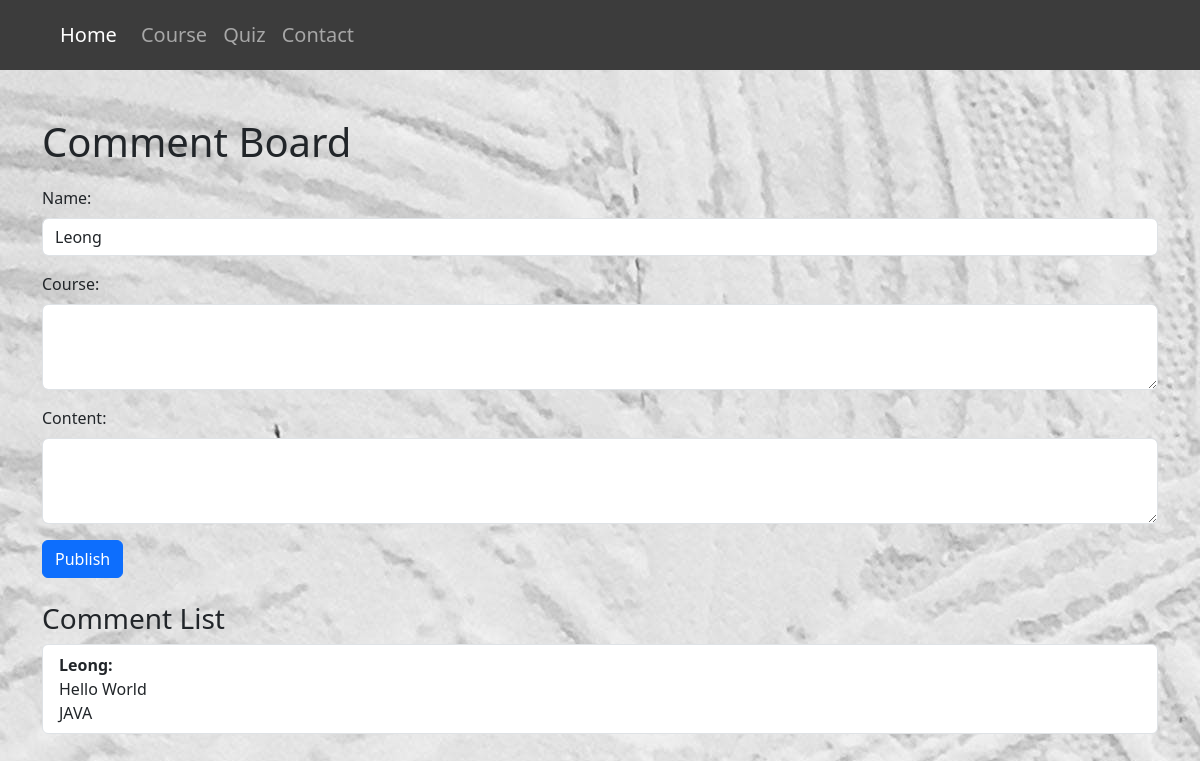
The page /Website/Comment/Comment.php (signed in) on the database its author committed.
### tables this page shows
CREATE TABLE `users` (
  `UserID` int NOT NULL,
  `UserName` varchar(100) DEFAULT NULL,
  `PasswordHash` varchar(100) DEFAULT NULL,
  `Email` varchar(100) DEFAULT NULL,
  `ContactNumber` varchar(100) DEFAULT NULL
);

CREATE TABLE `comments` (
  `CommentID` int NOT NULL,
  `UserID` int DEFAULT NULL,
  `UserName` varchar(100) DEFAULT NULL,
  `CourseName` varchar(100) DEFAULT NULL,
  `Content` varchar(100) DEFAULT NULL,
  `PostDate` varchar(100) DEFAULT NULL
);

### Website/Comment/Comment.php (the view, shortened to what this page needs)
<?php
include 'index.php';
$sql = "SELECT * FROM comments ORDER BY PostDate DESC";
$result = $conn->query($sql);
function getUsernameFromUserID($conn, $userID)
{
    $userID = mysqli_real_escape_string($conn, $userID);
    $query = "SELECT UserName FROM users WHERE UserID = '$userID'";
    $result = mysqli_query($conn, $query);
    if ($result && mysqli_num_rows($result) > 0) {
        $row = mysqli_fetch_assoc($result);
        return $row['UserName'];
    } else {
        return '';
    }
}
?>
<!DOCTYPE html>
<html lang="en">
<head>
    <link href="https://cdn.jsdelivr.net/npm/bootstrap@5.3.0/dist/css/bootstrap.min.css" rel="stylesheet">
</head>
<body style="background-image: url(../img/comment.jpg);">
    <nav class="navbar navbar-expand-lg navbar-dark" style="background-color: rgb(60, 60, 60); padding: 1% 4%;">
        <div class="container">
            <a class="navbar-brand" href="../MainPage/MainPage.php">Home</a>
            <div class="collapse navbar-collapse" id="navbarNav">
                <ul class="navbar-nav ml-auto">
                    <li class="nav-item">
                        <a class="nav-link" href="../Course/CoursePage.php" style="font-size: 20px;">Course</a>
                    </li>
                    <li class="nav-item">
                        <a class="nav-link" href="../Quiz/QuizList.php" style="font-size: 20px;">Quiz</a>
                    </li>
                    <li class="nav-item">
                        <a class="nav-link" href="../ContactUs/ContactUs.php" style="font-size: 20px;">Contact</a>
                    </li>
                </ul>
            </div>
        </div>
    </nav>
    <div class="container">
        <h1 class="mt-5">Comment Board</h1>
        <div class="comment-box">
            <form id="commentForm" action="index.php" method="post">
                <div class="mb-3">
                    <label for="name" class="form-label">Name:</label>
                    <input type="text" class="form-control" id="name" name="name" required
                        value="<?php echo getUsernameFromUserID($conn, $_SESSION['UserID']); ?>">
                </div>
                <div class="mb-3">
                    <label for="course" class="form-label">Course:</label>
                    <textarea class="form-control" id="course" name="course" rows="3" required></textarea>
                </div>
                <div class="mb-3">
                    <label for="comment" class="form-label">Content:</label>
                    <textarea class="form-control" id="comment" name="comment" rows="3" required></textarea>
                </div>
                <button type="submit" class="btn btn-primary">Publish</button>
            </form>
        </div>
        <div class="comment-box mt-4">
            <h3>Comment List</h3>
            <ul id="commentList" class="list-group">
                <?php
                if ($result->num_rows > 0) {
                    while ($row = $result->fetch_assoc()) {
                        echo '<li class="list-group-item">
                    <strong>' . htmlspecialchars($row['UserName']) . ':</strong><br>' . htmlspecialchars($row['Content']) . '<br>' . htmlspecialchars($row['CourseName']) . '<br>';
                    }
                } else {
                    echo "No comments yet.";
                }
                ?>
            </ul>
        </div>
</body>
</html>

### Website/Comment/Comment.php (style rules this page uses)
* { padding: 0; margin: 0; }
.comment-box { margin-top: 20px; }

### rows shown on the page
users: name "Leong"
comments: UserName "Leong", Content "Hello World", CourseName "JAVA"
